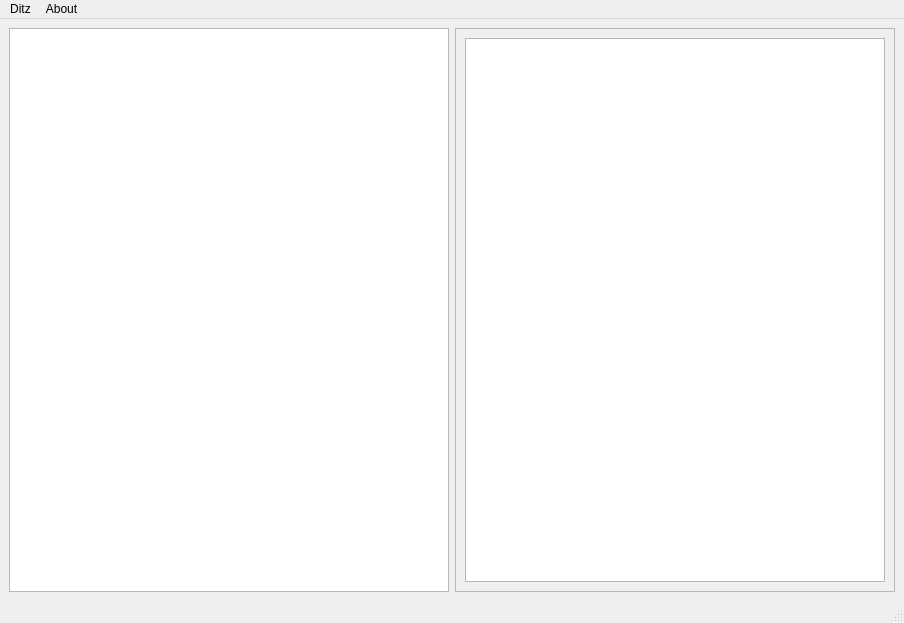
<?xml version="1.0" encoding="UTF-8"?>
<ui version="4.0">
 <class>MainWindow</class>
 <widget class="QMainWindow" name="MainWindow">
  <property name="geometry">
   <rect>
    <x>0</x>
    <y>0</y>
    <width>904</width>
    <height>623</height>
   </rect>
  </property>
  <property name="minimumSize">
   <size>
    <width>200</width>
    <height>200</height>
   </size>
  </property>
  <property name="windowTitle">
   <string>Ditz GUI</string>
  </property>
  <widget class="QWidget" name="centralwidget">
   <layout class="QGridLayout" name="gridLayout">
    <item row="0" column="0">
     <widget class="QListWidget" name="listWidgetDitzItems">
      <property name="contextMenuPolicy">
       <enum>Qt::CustomContextMenu</enum>
      </property>
     </widget>
    </item>
    <item row="0" column="1">
     <widget class="QScrollArea" name="scrollArea">
      <property name="widgetResizable">
       <bool>true</bool>
      </property>
      <widget class="QWidget" name="scrollAreaWidgetContents">
       <property name="geometry">
        <rect>
         <x>0</x>
         <y>0</y>
         <width>438</width>
         <height>548</height>
        </rect>
       </property>
       <layout class="QVBoxLayout" name="verticalLayout">
        <item>
         <widget class="QTextEdit" name="textEditDitzItem">
          <property name="sizePolicy">
           <sizepolicy hsizetype="Expanding" vsizetype="Expanding">
            <horstretch>0</horstretch>
            <verstretch>0</verstretch>
           </sizepolicy>
          </property>
          <property name="html">
           <string>&lt;!DOCTYPE HTML PUBLIC &quot;-//W3C//DTD HTML 4.0//EN&quot; &quot;http://www.w3.org/TR/REC-html40/strict.dtd&quot;&gt;
&lt;html&gt;&lt;head&gt;&lt;meta name=&quot;qrichtext&quot; content=&quot;1&quot; /&gt;&lt;style type=&quot;text/css&quot;&gt;
p, li { white-space: pre-wrap; }
&lt;/style&gt;&lt;/head&gt;&lt;body style=&quot; font-family:'Cantarell'; font-size:11pt; font-weight:400; font-style:normal;&quot;&gt;
&lt;p style=&quot;-qt-paragraph-type:empty; margin-top:0px; margin-bottom:0px; margin-left:0px; margin-right:0px; -qt-block-indent:0; text-indent:0px;&quot;&gt;&lt;br /&gt;&lt;/p&gt;&lt;/body&gt;&lt;/html&gt;</string>
          </property>
         </widget>
        </item>
       </layout>
      </widget>
     </widget>
    </item>
   </layout>
  </widget>
  <widget class="QMenuBar" name="menubar">
   <property name="geometry">
    <rect>
     <x>0</x>
     <y>0</y>
     <width>904</width>
     <height>29</height>
    </rect>
   </property>
   <widget class="QMenu" name="menuDitz">
    <property name="title">
     <string>Ditz</string>
    </property>
    <addaction name="actionReload"/>
    <addaction name="actionSettings"/>
    <addaction name="actionExit"/>
   </widget>
   <widget class="QMenu" name="menuAbout">
    <property name="title">
     <string>About</string>
    </property>
   </widget>
   <addaction name="menuDitz"/>
   <addaction name="menuAbout"/>
  </widget>
  <widget class="QStatusBar" name="statusbar"/>
  <action name="actionReload">
   <property name="text">
    <string>Reload</string>
   </property>
   <property name="shortcut">
    <string>F5</string>
   </property>
  </action>
  <action name="actionExit">
   <property name="text">
    <string>Exit</string>
   </property>
   <property name="shortcut">
    <string>X</string>
   </property>
  </action>
  <action name="actionSettings">
   <property name="text">
    <string>Settings</string>
   </property>
   <property name="shortcut">
    <string>S</string>
   </property>
  </action>
 </widget>
 <tabstops>
  <tabstop>listWidgetDitzItems</tabstop>
  <tabstop>scrollArea</tabstop>
  <tabstop>textEditDitzItem</tabstop>
 </tabstops>
 <resources/>
 <connections/>
</ui>
